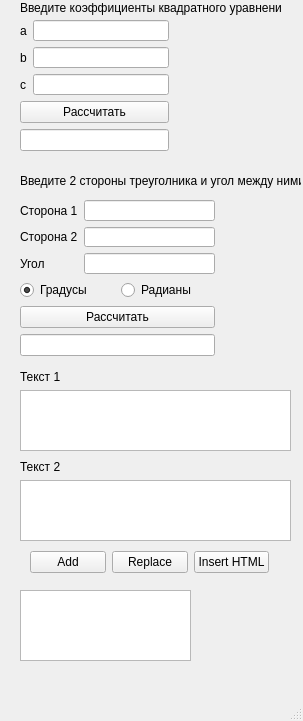
<?xml version="1.0" encoding="UTF-8"?>
<ui version="4.0">
 <class>MainWindow</class>
 <widget class="QMainWindow" name="MainWindow">
  <property name="geometry">
   <rect>
    <x>0</x>
    <y>0</y>
    <width>303</width>
    <height>721</height>
   </rect>
  </property>
  <property name="windowTitle">
   <string>MainWindow</string>
  </property>
  <widget class="QWidget" name="centralwidget">
   <widget class="QLabel" name="labelTask1">
    <property name="geometry">
     <rect>
      <x>20</x>
      <y>0</y>
      <width>261</width>
      <height>16</height>
     </rect>
    </property>
    <property name="text">
     <string>Введите коэффициенты квадратного уравнения:</string>
    </property>
   </widget>
   <widget class="QWidget" name="layoutWidget">
    <property name="geometry">
     <rect>
      <x>20</x>
      <y>20</y>
      <width>149</width>
      <height>131</height>
     </rect>
    </property>
    <layout class="QVBoxLayout" name="verticalLayout">
     <item>
      <layout class="QFormLayout" name="formLayout">
       <item row="0" column="0">
        <widget class="QLabel" name="label_A">
         <property name="text">
          <string>а</string>
         </property>
        </widget>
       </item>
       <item row="0" column="1">
        <widget class="QLineEdit" name="lineEditRatioA"/>
       </item>
       <item row="1" column="0">
        <widget class="QLabel" name="label_B">
         <property name="text">
          <string>b</string>
         </property>
        </widget>
       </item>
       <item row="1" column="1">
        <widget class="QLineEdit" name="lineEditRatioB"/>
       </item>
       <item row="2" column="0">
        <widget class="QLabel" name="label_C">
         <property name="text">
          <string>c</string>
         </property>
        </widget>
       </item>
       <item row="2" column="1">
        <widget class="QLineEdit" name="lineEditRatioC"/>
       </item>
      </layout>
     </item>
     <item>
      <widget class="QPushButton" name="pushButtonCalculateRoots">
       <property name="text">
        <string>Рассчитать</string>
       </property>
      </widget>
     </item>
     <item>
      <widget class="QLineEdit" name="lineEditResultRoots"/>
     </item>
    </layout>
   </widget>
   <widget class="QLabel" name="labelTask2">
    <property name="geometry">
     <rect>
      <x>20</x>
      <y>170</y>
      <width>281</width>
      <height>21</height>
     </rect>
    </property>
    <property name="text">
     <string>Введите 2 стороны треуголника и угол между ними:</string>
    </property>
   </widget>
   <widget class="QWidget" name="layoutWidget">
    <property name="geometry">
     <rect>
      <x>20</x>
      <y>200</y>
      <width>195</width>
      <height>156</height>
     </rect>
    </property>
    <layout class="QVBoxLayout" name="verticalLayout_2">
     <item>
      <layout class="QFormLayout" name="formLayout_2">
       <item row="0" column="0">
        <widget class="QLabel" name="label_side_1">
         <property name="text">
          <string>Сторона 1</string>
         </property>
        </widget>
       </item>
       <item row="0" column="1">
        <widget class="QLineEdit" name="lineEditSide1"/>
       </item>
       <item row="1" column="0">
        <widget class="QLabel" name="label_side_2">
         <property name="text">
          <string>Сторона 2</string>
         </property>
        </widget>
       </item>
       <item row="1" column="1">
        <widget class="QLineEdit" name="lineEditSide2"/>
       </item>
       <item row="2" column="0">
        <widget class="QLabel" name="label_angle">
         <property name="text">
          <string>Угол</string>
         </property>
        </widget>
       </item>
       <item row="2" column="1">
        <widget class="QLineEdit" name="lineEditAngle"/>
       </item>
      </layout>
     </item>
     <item>
      <layout class="QHBoxLayout" name="horizontalLayout">
       <item>
        <widget class="QRadioButton" name="radioButtonDegrees">
         <property name="enabled">
          <bool>true</bool>
         </property>
         <property name="text">
          <string>Градусы</string>
         </property>
         <property name="checked">
          <bool>true</bool>
         </property>
        </widget>
       </item>
       <item>
        <widget class="QRadioButton" name="radioButtonRadians">
         <property name="text">
          <string>Радианы</string>
         </property>
        </widget>
       </item>
      </layout>
     </item>
     <item>
      <widget class="QPushButton" name="pushButtonCalculateTriangle">
       <property name="text">
        <string>Рассчитать</string>
       </property>
      </widget>
     </item>
     <item>
      <widget class="QLineEdit" name="lineEditResultTriangle"/>
     </item>
    </layout>
   </widget>
   <widget class="QPlainTextEdit" name="plainTextEdit_1">
    <property name="geometry">
     <rect>
      <x>20</x>
      <y>390</y>
      <width>271</width>
      <height>61</height>
     </rect>
    </property>
   </widget>
   <widget class="QPlainTextEdit" name="plainTextEdit_2">
    <property name="geometry">
     <rect>
      <x>20</x>
      <y>480</y>
      <width>271</width>
      <height>61</height>
     </rect>
    </property>
   </widget>
   <widget class="QLabel" name="label">
    <property name="geometry">
     <rect>
      <x>20</x>
      <y>370</y>
      <width>47</width>
      <height>13</height>
     </rect>
    </property>
    <property name="text">
     <string>Текст 1</string>
    </property>
   </widget>
   <widget class="QLabel" name="label_2">
    <property name="geometry">
     <rect>
      <x>20</x>
      <y>460</y>
      <width>47</width>
      <height>13</height>
     </rect>
    </property>
    <property name="text">
     <string>Текст 2</string>
    </property>
   </widget>
   <widget class="QWidget" name="layoutWidget">
    <property name="geometry">
     <rect>
      <x>30</x>
      <y>550</y>
      <width>239</width>
      <height>25</height>
     </rect>
    </property>
    <layout class="QHBoxLayout" name="horizontalLayout_2">
     <item>
      <widget class="QPushButton" name="pushButtonAdd">
       <property name="text">
        <string>Add</string>
       </property>
      </widget>
     </item>
     <item>
      <widget class="QPushButton" name="pushButtonReplace">
       <property name="text">
        <string>Replace</string>
       </property>
      </widget>
     </item>
     <item>
      <widget class="QPushButton" name="pushButtonInsertHTML">
       <property name="text">
        <string>Insert HTML</string>
       </property>
      </widget>
     </item>
    </layout>
   </widget>
   <widget class="QTextEdit" name="textEdit">
    <property name="geometry">
     <rect>
      <x>20</x>
      <y>590</y>
      <width>171</width>
      <height>71</height>
     </rect>
    </property>
   </widget>
  </widget>
  <widget class="QMenuBar" name="menubar">
   <property name="geometry">
    <rect>
     <x>0</x>
     <y>0</y>
     <width>303</width>
     <height>21</height>
    </rect>
   </property>
  </widget>
  <widget class="QStatusBar" name="statusbar"/>
 </widget>
 <resources/>
 <connections/>
</ui>
